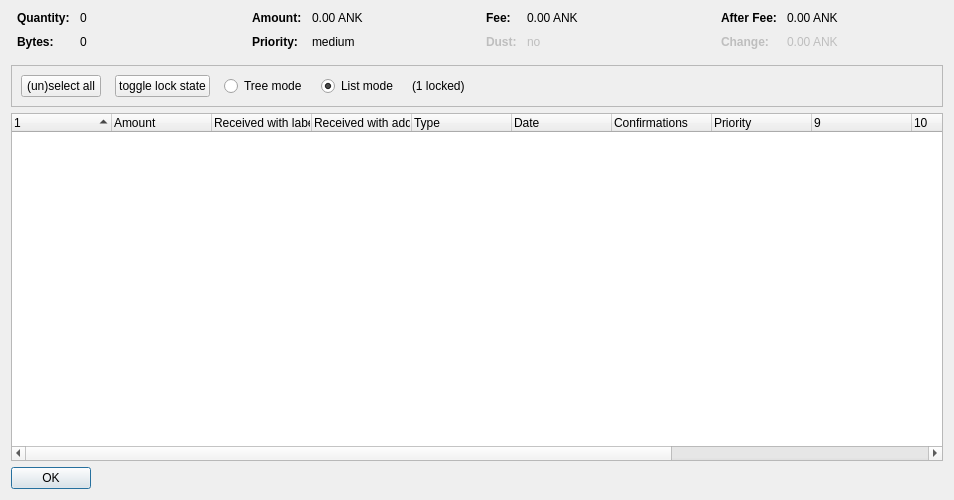
<?xml version="1.0" encoding="UTF-8"?>
<ui version="4.0">
 <class>CoinControlDialog</class>
 <widget class="QDialog" name="CoinControlDialog">
  <property name="geometry">
   <rect>
    <x>0</x>
    <y>0</y>
    <width>954</width>
    <height>500</height>
   </rect>
  </property>
  <property name="windowTitle">
   <string>Coin Selection</string>
  </property>
  <layout class="QVBoxLayout" name="verticalLayout">
   <item>
    <layout class="QHBoxLayout" name="horizontalLayoutTop" stretch="0,0,0,0">
     <property name="topMargin">
      <number>0</number>
     </property>
     <property name="bottomMargin">
      <number>10</number>
     </property>
     <item>
      <layout class="QFormLayout" name="formLayoutCoinControl1">
       <property name="horizontalSpacing">
        <number>10</number>
       </property>
       <property name="verticalSpacing">
        <number>10</number>
       </property>
       <property name="leftMargin">
        <number>6</number>
       </property>
       <property name="rightMargin">
        <number>6</number>
       </property>
       <item row="0" column="0">
        <widget class="QLabel" name="labelCoinControlQuantityText">
         <property name="font">
          <font>
           <weight>75</weight>
           <bold>true</bold>
          </font>
         </property>
         <property name="text">
          <string>Quantity:</string>
         </property>
        </widget>
       </item>
       <item row="0" column="1">
        <widget class="QLabel" name="labelCoinControlQuantity">
         <property name="cursor">
          <cursorShape>IBeamCursor</cursorShape>
         </property>
         <property name="contextMenuPolicy">
          <enum>Qt::ActionsContextMenu</enum>
         </property>
         <property name="text">
          <string notr="true">0</string>
         </property>
         <property name="textInteractionFlags">
          <set>Qt::LinksAccessibleByMouse|Qt::TextSelectableByKeyboard|Qt::TextSelectableByMouse</set>
         </property>
        </widget>
       </item>
       <item row="1" column="0">
        <widget class="QLabel" name="labelCoinControlBytesText">
         <property name="font">
          <font>
           <weight>75</weight>
           <bold>true</bold>
          </font>
         </property>
         <property name="text">
          <string>Bytes:</string>
         </property>
        </widget>
       </item>
       <item row="1" column="1">
        <widget class="QLabel" name="labelCoinControlBytes">
         <property name="cursor">
          <cursorShape>IBeamCursor</cursorShape>
         </property>
         <property name="contextMenuPolicy">
          <enum>Qt::ActionsContextMenu</enum>
         </property>
         <property name="text">
          <string notr="true">0</string>
         </property>
         <property name="textInteractionFlags">
          <set>Qt::LinksAccessibleByMouse|Qt::TextSelectableByKeyboard|Qt::TextSelectableByMouse</set>
         </property>
        </widget>
       </item>
      </layout>
     </item>
     <item>
      <layout class="QFormLayout" name="formLayoutCoinControl2">
       <property name="horizontalSpacing">
        <number>10</number>
       </property>
       <property name="verticalSpacing">
        <number>10</number>
       </property>
       <property name="leftMargin">
        <number>6</number>
       </property>
       <property name="rightMargin">
        <number>6</number>
       </property>
       <item row="0" column="0">
        <widget class="QLabel" name="labelCoinControlAmountText">
         <property name="font">
          <font>
           <weight>75</weight>
           <bold>true</bold>
          </font>
         </property>
         <property name="text">
          <string>Amount:</string>
         </property>
        </widget>
       </item>
       <item row="0" column="1">
        <widget class="QLabel" name="labelCoinControlAmount">
         <property name="cursor">
          <cursorShape>IBeamCursor</cursorShape>
         </property>
         <property name="contextMenuPolicy">
          <enum>Qt::ActionsContextMenu</enum>
         </property>
         <property name="text">
          <string notr="true">0.00 ANK</string>
         </property>
         <property name="textInteractionFlags">
          <set>Qt::LinksAccessibleByMouse|Qt::TextSelectableByKeyboard|Qt::TextSelectableByMouse</set>
         </property>
        </widget>
       </item>
       <item row="1" column="0">
        <widget class="QLabel" name="labelCoinControlPriorityText">
         <property name="font">
          <font>
           <weight>75</weight>
           <bold>true</bold>
          </font>
         </property>
         <property name="text">
          <string>Priority:</string>
         </property>
        </widget>
       </item>
       <item row="1" column="1">
        <widget class="QLabel" name="labelCoinControlPriority">
         <property name="cursor">
          <cursorShape>IBeamCursor</cursorShape>
         </property>
         <property name="contextMenuPolicy">
          <enum>Qt::ActionsContextMenu</enum>
         </property>
         <property name="text">
          <string>medium</string>
         </property>
         <property name="textInteractionFlags">
          <set>Qt::LinksAccessibleByMouse|Qt::TextSelectableByKeyboard|Qt::TextSelectableByMouse</set>
         </property>
        </widget>
       </item>
      </layout>
     </item>
     <item>
      <layout class="QFormLayout" name="formLayoutCoinControl3">
       <property name="horizontalSpacing">
        <number>10</number>
       </property>
       <property name="verticalSpacing">
        <number>10</number>
       </property>
       <property name="leftMargin">
        <number>6</number>
       </property>
       <property name="rightMargin">
        <number>6</number>
       </property>
       <item row="0" column="0">
        <widget class="QLabel" name="labelCoinControlFeeText">
         <property name="font">
          <font>
           <weight>75</weight>
           <bold>true</bold>
          </font>
         </property>
         <property name="text">
          <string>Fee:</string>
         </property>
        </widget>
       </item>
       <item row="0" column="1">
        <widget class="QLabel" name="labelCoinControlFee">
         <property name="cursor">
          <cursorShape>IBeamCursor</cursorShape>
         </property>
         <property name="contextMenuPolicy">
          <enum>Qt::ActionsContextMenu</enum>
         </property>
         <property name="text">
          <string notr="true">0.00 ANK</string>
         </property>
         <property name="textInteractionFlags">
          <set>Qt::LinksAccessibleByMouse|Qt::TextSelectableByKeyboard|Qt::TextSelectableByMouse</set>
         </property>
        </widget>
       </item>
       <item row="1" column="0">
        <widget class="QLabel" name="labelCoinControlLowOutputText">
         <property name="enabled">
          <bool>false</bool>
         </property>
         <property name="font">
          <font>
           <weight>75</weight>
           <bold>true</bold>
          </font>
         </property>
         <property name="text">
          <string>Dust:</string>
         </property>
        </widget>
       </item>
       <item row="1" column="1">
        <widget class="QLabel" name="labelCoinControlLowOutput">
         <property name="enabled">
          <bool>false</bool>
         </property>
         <property name="cursor">
          <cursorShape>IBeamCursor</cursorShape>
         </property>
         <property name="contextMenuPolicy">
          <enum>Qt::ActionsContextMenu</enum>
         </property>
         <property name="text">
          <string>no</string>
         </property>
         <property name="textInteractionFlags">
          <set>Qt::LinksAccessibleByMouse|Qt::TextSelectableByKeyboard|Qt::TextSelectableByMouse</set>
         </property>
        </widget>
       </item>
      </layout>
     </item>
     <item>
      <layout class="QFormLayout" name="formLayoutCoinControl4">
       <property name="horizontalSpacing">
        <number>10</number>
       </property>
       <property name="verticalSpacing">
        <number>10</number>
       </property>
       <property name="leftMargin">
        <number>6</number>
       </property>
       <property name="rightMargin">
        <number>6</number>
       </property>
       <item row="0" column="0">
        <widget class="QLabel" name="labelCoinControlAfterFeeText">
         <property name="font">
          <font>
           <weight>75</weight>
           <bold>true</bold>
          </font>
         </property>
         <property name="text">
          <string>After Fee:</string>
         </property>
        </widget>
       </item>
       <item row="0" column="1">
        <widget class="QLabel" name="labelCoinControlAfterFee">
         <property name="cursor">
          <cursorShape>IBeamCursor</cursorShape>
         </property>
         <property name="contextMenuPolicy">
          <enum>Qt::ActionsContextMenu</enum>
         </property>
         <property name="text">
          <string notr="true">0.00 ANK</string>
         </property>
         <property name="textInteractionFlags">
          <set>Qt::LinksAccessibleByMouse|Qt::TextSelectableByKeyboard|Qt::TextSelectableByMouse</set>
         </property>
        </widget>
       </item>
       <item row="1" column="0">
        <widget class="QLabel" name="labelCoinControlChangeText">
         <property name="enabled">
          <bool>false</bool>
         </property>
         <property name="font">
          <font>
           <weight>75</weight>
           <bold>true</bold>
          </font>
         </property>
         <property name="text">
          <string>Change:</string>
         </property>
        </widget>
       </item>
       <item row="1" column="1">
        <widget class="QLabel" name="labelCoinControlChange">
         <property name="enabled">
          <bool>false</bool>
         </property>
         <property name="cursor">
          <cursorShape>IBeamCursor</cursorShape>
         </property>
         <property name="contextMenuPolicy">
          <enum>Qt::ActionsContextMenu</enum>
         </property>
         <property name="text">
          <string notr="true">0.00 ANK</string>
         </property>
         <property name="textInteractionFlags">
          <set>Qt::LinksAccessibleByMouse|Qt::TextSelectableByKeyboard|Qt::TextSelectableByMouse</set>
         </property>
        </widget>
       </item>
      </layout>
     </item>
    </layout>
   </item>
   <item>
    <widget class="QFrame" name="frame">
     <property name="minimumSize">
      <size>
       <width>0</width>
       <height>40</height>
      </size>
     </property>
     <property name="frameShape">
      <enum>QFrame::StyledPanel</enum>
     </property>
     <property name="frameShadow">
      <enum>QFrame::Sunken</enum>
     </property>
     <layout class="QHBoxLayout" name="horizontalLayout">
      <item>
       <layout class="QHBoxLayout" name="horizontalLayoutPanel" stretch="0,0,0,0,0,0">
        <property name="spacing">
         <number>14</number>
        </property>
        <item>
         <widget class="QPushButton" name="pushButtonSelectAll">
          <property name="sizePolicy">
           <sizepolicy hsizetype="Maximum" vsizetype="Fixed">
            <horstretch>0</horstretch>
            <verstretch>0</verstretch>
           </sizepolicy>
          </property>
          <property name="text">
           <string>(un)select all</string>
          </property>
          <property name="autoDefault">
           <bool>false</bool>
          </property>
         </widget>
        </item>
        <item>
         <widget class="QPushButton" name="pushButtonToggleLock">
          <property name="sizePolicy">
           <sizepolicy hsizetype="Maximum" vsizetype="Fixed">
            <horstretch>0</horstretch>
            <verstretch>0</verstretch>
           </sizepolicy>
          </property>
          <property name="text">
           <string>toggle lock state</string>
          </property>
          <property name="autoDefault">
           <bool>false</bool>
          </property>
         </widget>
        </item>
        <item>
         <widget class="QRadioButton" name="radioTreeMode">
          <property name="sizePolicy">
           <sizepolicy hsizetype="Maximum" vsizetype="Fixed">
            <horstretch>0</horstretch>
            <verstretch>0</verstretch>
           </sizepolicy>
          </property>
          <property name="text">
           <string>Tree mode</string>
          </property>
         </widget>
        </item>
        <item>
         <widget class="QRadioButton" name="radioListMode">
          <property name="sizePolicy">
           <sizepolicy hsizetype="Maximum" vsizetype="Fixed">
            <horstretch>0</horstretch>
            <verstretch>0</verstretch>
           </sizepolicy>
          </property>
          <property name="text">
           <string>List mode</string>
          </property>
          <property name="checked">
           <bool>true</bool>
          </property>
         </widget>
        </item>
        <item>
         <widget class="QLabel" name="labelLocked">
          <property name="text">
           <string>(1 locked)</string>
          </property>
         </widget>
        </item>
        <item>
         <spacer name="horizontalSpacer">
          <property name="orientation">
           <enum>Qt::Horizontal</enum>
          </property>
          <property name="sizeHint" stdset="0">
           <size>
            <width>40</width>
            <height>20</height>
           </size>
          </property>
         </spacer>
        </item>
       </layout>
      </item>
     </layout>
    </widget>
   </item>
   <item>
    <widget class="CoinControlTreeWidget" name="treeWidget">
     <property name="contextMenuPolicy">
      <enum>Qt::CustomContextMenu</enum>
     </property>
     <property name="sortingEnabled">
      <bool>false</bool>
     </property>
     <property name="columnCount">
      <number>13</number>
     </property>
     <attribute name="headerShowSortIndicator" stdset="0">
      <bool>true</bool>
     </attribute>
     <attribute name="headerStretchLastSection">
      <bool>false</bool>
     </attribute>
     <column>
      <property name="text">
       <string/>
      </property>
     </column>
     <column>
      <property name="text">
       <string>Amount</string>
      </property>
     </column>
     <column>
      <property name="text">
       <string>Received with label</string>
      </property>
     </column>
     <column>
      <property name="text">
       <string>Received with address</string>
      </property>
     </column>
     <column>
      <property name="text">
       <string>Type</string>
      </property>
     </column>
     <column>
      <property name="text">
       <string>Date</string>
      </property>
     </column>
     <column>
      <property name="text">
       <string>Confirmations</string>
      </property>
      <property name="toolTip">
       <string>Confirmed</string>
      </property>
     </column>
     <column>
      <property name="text">
       <string>Priority</string>
      </property>
     </column>
     <column>
      <property name="text">
       <string/>
      </property>
     </column>
     <column>
      <property name="text">
       <string/>
      </property>
     </column>
     <column>
      <property name="text">
       <string/>
      </property>
     </column>
     <column>
      <property name="text">
       <string/>
      </property>
     </column>
     <column>
      <property name="text">
       <string/>
      </property>
     </column>
    </widget>
   </item>
   <item>
    <widget class="QDialogButtonBox" name="buttonBox">
     <property name="sizePolicy">
      <sizepolicy hsizetype="Maximum" vsizetype="Fixed">
       <horstretch>0</horstretch>
       <verstretch>0</verstretch>
      </sizepolicy>
     </property>
     <property name="orientation">
      <enum>Qt::Horizontal</enum>
     </property>
     <property name="standardButtons">
      <set>QDialogButtonBox::Ok</set>
     </property>
    </widget>
   </item>
  </layout>
 </widget>
 <customwidgets>
  <customwidget>
   <class>CoinControlTreeWidget</class>
   <extends>QTreeWidget</extends>
   <header>coincontroltreewidget.h</header>
  </customwidget>
 </customwidgets>
 <resources/>
 <connections/>
</ui>
